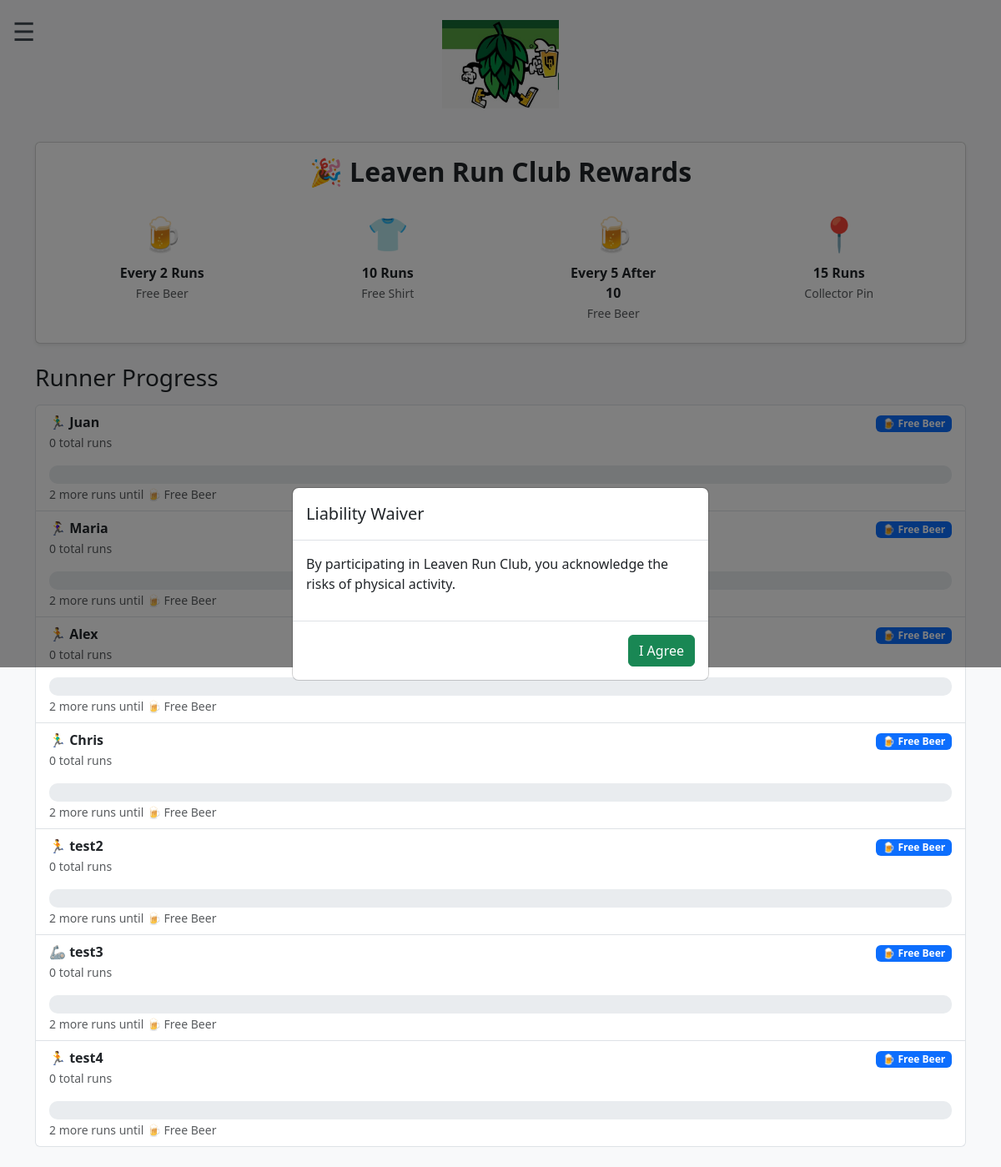
Page /rewards on the committed database.
### models.py (models this page shows)
class Runner(db.Model):
    id = db.Column(db.Integer, primary_key=True)
    name = db.Column(db.String(120), nullable=False)
    phone = db.Column(db.String(20))
    referral = db.Column(db.String(50))
    emoji = db.Column(db.String(10))
    shoe_brand = db.Column(db.String(50))
    waiver_signed = db.Column(db.Boolean, default=False)

### app.py (the view)
@app.route("/rewards")
def rewards():
    runners = Runner.query.all()
    attendance = Attendance.query.all()
    return render_template("rewards.html", runners=runners, attendance=attendance)

### templates/rewards.html (shortened to what this page needs)
{% extends "base.html" %}
{% block content %}
<div class="card shadow-sm mb-4">
    <div class="card-body text-center">
        <h2 class="fw-bold mb-3">🎉 Leaven Run Club Rewards</h2>
        <div class="d-flex justify-content-around flex-wrap">
            <div class="reward-box text-center m-2">
                <div class="reward-icon">🍺</div>
                <div class="reward-label">Every 2 Runs</div>
                <small class="text-muted">Free Beer</small>
            </div>
            <div class="reward-box text-center m-2">
                <div class="reward-icon">👕</div>
                <div class="reward-label">10 Runs</div>
                <small class="text-muted">Free Shirt</small>
            </div>
            <div class="reward-box text-center m-2">
                <div class="reward-icon">🍺</div>
                <div class="reward-label">Every 5 After 10</div>
                <small class="text-muted">Free Beer</small>
            </div>
            <div class="reward-box text-center m-2">
                <div class="reward-icon">📍</div>
                <div class="reward-label">15 Runs</div>
                <small class="text-muted">Collector Pin</small>
            </div>
        </div>
    </div>
</div>
<h3 class="mb-3">Runner Progress</h3>
<ul class="list-group">
{% for r in runners %}
    {% set total = (attendance | selectattr("runner_id", "equalto", r.id) | list | length) %}
    {% if total < 10 %}
        {% set next_reward_runs = 2 - (total % 2) if total % 2 != 0 else 2 %}
        {% set next_reward = "🍺 Free Beer" %}
        {% set target = total + next_reward_runs %}
    {% elif total == 10 %}
        {% set next_reward_runs = 0 %}
        {% set next_reward = "👕 Free Shirt" %}
        {% set target = 10 %}
    {% elif total == 15 %}
        {% set next_reward_runs = 0 %}
        {% set next_reward = "📍 Collector Pin" %}
        {% set target = 15 %}
    {% else %}
        {% set next_reward_runs = 5 - ((total - 10) % 5) if (total - 10) % 5 != 0 else 5 %}
        {% set next_reward = "🍺 Free Beer" %}
        {% set target = total + next_reward_runs %}
    {% endif %}
    {% if next_reward_runs == 0 %}
        {% set progress = 100 %}
    {% else %}
        {% set progress = ((total / target) * 100) | round(0, 'floor') %}
    {% endif %}
    <li class="list-group-item">
        <div class="d-flex justify-content-between">
            <div>
                {{ r.emoji }} <strong>{{ r.name }}</strong><br>
                <small class="text-muted">{{ total }} total runs</small>
            </div>
            <div class="text-end">
                <span class="badge bg-primary">{{ next_reward }}</span>
            </div>
        </div>
        <div class="progress mt-3" style="height: 22px;">
        </div>
        <small class="text-muted">
            {% if next_reward_runs == 0 %}
                Reward earned!
            {% else %}
                {{ next_reward_runs }} more runs until {{ next_reward }}
            {% endif %}
        </small>
    </li>
{% endfor %}
</ul>
{% endblock %}

### templates/rewards.html (style rules this page uses)
.reward-box { width: 120px; }
.reward-icon { font-size: 2.5rem; }
.reward-label { font-weight: bold; margin-top: 5px; }
.progress { background-color: #e9ecef; border-radius: 10px; }

### rows in the picture
Runner: emoji "🏃‍♂️", name "Juan", total "0", next_reward "🍺 Free Beer", next_reward_runs "2"
Runner: emoji "🏃‍♀️", name "Maria", total "0", next_reward "🍺 Free Beer", id "2"
Runner: emoji "🏃", name "Alex", total "0", next_reward "🍺 Free Beer", next_reward_runs "2"
Runner: emoji "🏃‍♂️", name "Chris", total "0", next_reward "🍺 Free Beer", next_reward_runs "2"
Runner: emoji "🏃", name "test2", total "0", next_reward "🍺 Free Beer", next_reward_runs "2"
Runner: emoji "🦾", name "test3", total "0", next_reward "🍺 Free Beer", next_reward_runs "2"
Runner: emoji "🏃", name "test4", total "0", next_reward "🍺 Free Beer", next_reward_runs "2"
